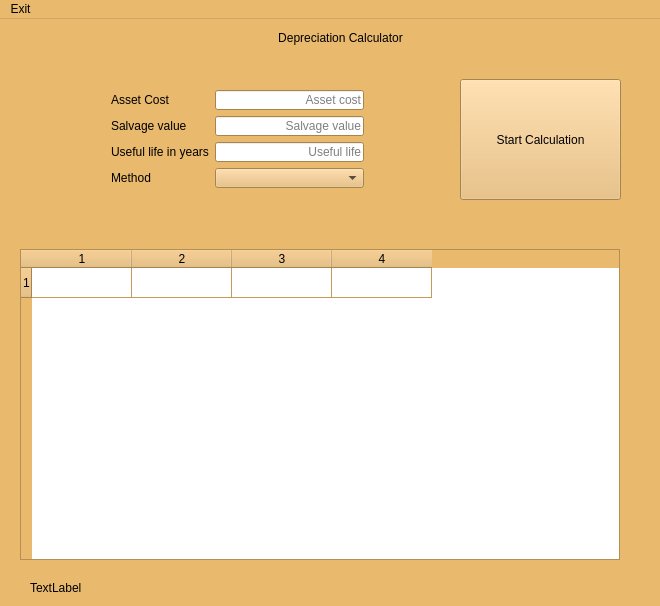
<?xml version="1.0" encoding="UTF-8"?>
<ui version="4.0">
 <class>DeprCalc</class>
 <widget class="QMainWindow" name="DeprCalc">
  <property name="geometry">
   <rect>
    <x>0</x>
    <y>0</y>
    <width>660</width>
    <height>606</height>
   </rect>
  </property>
  <property name="palette">
   <palette>
    <active>
     <colorrole role="WindowText">
      <brush brushstyle="SolidPattern">
       <color alpha="255">
        <red>0</red>
        <green>0</green>
        <blue>0</blue>
       </color>
      </brush>
     </colorrole>
     <colorrole role="Button">
      <brush brushstyle="SolidPattern">
       <color alpha="255">
        <red>233</red>
        <green>185</green>
        <blue>110</blue>
       </color>
      </brush>
     </colorrole>
     <colorrole role="Light">
      <brush brushstyle="SolidPattern">
       <color alpha="255">
        <red>255</red>
        <green>240</green>
        <blue>215</blue>
       </color>
      </brush>
     </colorrole>
     <colorrole role="Midlight">
      <brush brushstyle="SolidPattern">
       <color alpha="255">
        <red>244</red>
        <green>212</green>
        <blue>162</blue>
       </color>
      </brush>
     </colorrole>
     <colorrole role="Dark">
      <brush brushstyle="SolidPattern">
       <color alpha="255">
        <red>116</red>
        <green>92</green>
        <blue>55</blue>
       </color>
      </brush>
     </colorrole>
     <colorrole role="Mid">
      <brush brushstyle="SolidPattern">
       <color alpha="255">
        <red>155</red>
        <green>123</green>
        <blue>73</blue>
       </color>
      </brush>
     </colorrole>
     <colorrole role="Text">
      <brush brushstyle="SolidPattern">
       <color alpha="255">
        <red>0</red>
        <green>0</green>
        <blue>0</blue>
       </color>
      </brush>
     </colorrole>
     <colorrole role="BrightText">
      <brush brushstyle="SolidPattern">
       <color alpha="255">
        <red>255</red>
        <green>255</green>
        <blue>255</blue>
       </color>
      </brush>
     </colorrole>
     <colorrole role="ButtonText">
      <brush brushstyle="SolidPattern">
       <color alpha="255">
        <red>0</red>
        <green>0</green>
        <blue>0</blue>
       </color>
      </brush>
     </colorrole>
     <colorrole role="Base">
      <brush brushstyle="SolidPattern">
       <color alpha="255">
        <red>255</red>
        <green>255</green>
        <blue>255</blue>
       </color>
      </brush>
     </colorrole>
     <colorrole role="Window">
      <brush brushstyle="SolidPattern">
       <color alpha="255">
        <red>233</red>
        <green>185</green>
        <blue>110</blue>
       </color>
      </brush>
     </colorrole>
     <colorrole role="Shadow">
      <brush brushstyle="SolidPattern">
       <color alpha="255">
        <red>0</red>
        <green>0</green>
        <blue>0</blue>
       </color>
      </brush>
     </colorrole>
     <colorrole role="AlternateBase">
      <brush brushstyle="SolidPattern">
       <color alpha="255">
        <red>244</red>
        <green>220</green>
        <blue>182</blue>
       </color>
      </brush>
     </colorrole>
     <colorrole role="ToolTipBase">
      <brush brushstyle="SolidPattern">
       <color alpha="255">
        <red>255</red>
        <green>255</green>
        <blue>220</blue>
       </color>
      </brush>
     </colorrole>
     <colorrole role="ToolTipText">
      <brush brushstyle="SolidPattern">
       <color alpha="255">
        <red>0</red>
        <green>0</green>
        <blue>0</blue>
       </color>
      </brush>
     </colorrole>
     <colorrole role="PlaceholderText">
      <brush brushstyle="NoBrush">
       <color alpha="128">
        <red>0</red>
        <green>0</green>
        <blue>0</blue>
       </color>
      </brush>
     </colorrole>
    </active>
    <inactive>
     <colorrole role="WindowText">
      <brush brushstyle="SolidPattern">
       <color alpha="255">
        <red>0</red>
        <green>0</green>
        <blue>0</blue>
       </color>
      </brush>
     </colorrole>
     <colorrole role="Button">
      <brush brushstyle="SolidPattern">
       <color alpha="255">
        <red>233</red>
        <green>185</green>
        <blue>110</blue>
       </color>
      </brush>
     </colorrole>
     <colorrole role="Light">
      <brush brushstyle="SolidPattern">
       <color alpha="255">
        <red>255</red>
        <green>240</green>
        <blue>215</blue>
       </color>
      </brush>
     </colorrole>
     <colorrole role="Midlight">
      <brush brushstyle="SolidPattern">
       <color alpha="255">
        <red>244</red>
        <green>212</green>
        <blue>162</blue>
       </color>
      </brush>
     </colorrole>
     <colorrole role="Dark">
      <brush brushstyle="SolidPattern">
       <color alpha="255">
        <red>116</red>
        <green>92</green>
        <blue>55</blue>
       </color>
      </brush>
     </colorrole>
     <colorrole role="Mid">
      <brush brushstyle="SolidPattern">
       <color alpha="255">
        <red>155</red>
        <green>123</green>
        <blue>73</blue>
       </color>
      </brush>
     </colorrole>
     <colorrole role="Text">
      <brush brushstyle="SolidPattern">
       <color alpha="255">
        <red>0</red>
        <green>0</green>
        <blue>0</blue>
       </color>
      </brush>
     </colorrole>
     <colorrole role="BrightText">
      <brush brushstyle="SolidPattern">
       <color alpha="255">
        <red>255</red>
        <green>255</green>
        <blue>255</blue>
       </color>
      </brush>
     </colorrole>
     <colorrole role="ButtonText">
      <brush brushstyle="SolidPattern">
       <color alpha="255">
        <red>0</red>
        <green>0</green>
        <blue>0</blue>
       </color>
      </brush>
     </colorrole>
     <colorrole role="Base">
      <brush brushstyle="SolidPattern">
       <color alpha="255">
        <red>255</red>
        <green>255</green>
        <blue>255</blue>
       </color>
      </brush>
     </colorrole>
     <colorrole role="Window">
      <brush brushstyle="SolidPattern">
       <color alpha="255">
        <red>233</red>
        <green>185</green>
        <blue>110</blue>
       </color>
      </brush>
     </colorrole>
     <colorrole role="Shadow">
      <brush brushstyle="SolidPattern">
       <color alpha="255">
        <red>0</red>
        <green>0</green>
        <blue>0</blue>
       </color>
      </brush>
     </colorrole>
     <colorrole role="AlternateBase">
      <brush brushstyle="SolidPattern">
       <color alpha="255">
        <red>244</red>
        <green>220</green>
        <blue>182</blue>
       </color>
      </brush>
     </colorrole>
     <colorrole role="ToolTipBase">
      <brush brushstyle="SolidPattern">
       <color alpha="255">
        <red>255</red>
        <green>255</green>
        <blue>220</blue>
       </color>
      </brush>
     </colorrole>
     <colorrole role="ToolTipText">
      <brush brushstyle="SolidPattern">
       <color alpha="255">
        <red>0</red>
        <green>0</green>
        <blue>0</blue>
       </color>
      </brush>
     </colorrole>
     <colorrole role="PlaceholderText">
      <brush brushstyle="NoBrush">
       <color alpha="128">
        <red>0</red>
        <green>0</green>
        <blue>0</blue>
       </color>
      </brush>
     </colorrole>
    </inactive>
    <disabled>
     <colorrole role="WindowText">
      <brush brushstyle="SolidPattern">
       <color alpha="255">
        <red>116</red>
        <green>92</green>
        <blue>55</blue>
       </color>
      </brush>
     </colorrole>
     <colorrole role="Button">
      <brush brushstyle="SolidPattern">
       <color alpha="255">
        <red>233</red>
        <green>185</green>
        <blue>110</blue>
       </color>
      </brush>
     </colorrole>
     <colorrole role="Light">
      <brush brushstyle="SolidPattern">
       <color alpha="255">
        <red>255</red>
        <green>240</green>
        <blue>215</blue>
       </color>
      </brush>
     </colorrole>
     <colorrole role="Midlight">
      <brush brushstyle="SolidPattern">
       <color alpha="255">
        <red>244</red>
        <green>212</green>
        <blue>162</blue>
       </color>
      </brush>
     </colorrole>
     <colorrole role="Dark">
      <brush brushstyle="SolidPattern">
       <color alpha="255">
        <red>116</red>
        <green>92</green>
        <blue>55</blue>
       </color>
      </brush>
     </colorrole>
     <colorrole role="Mid">
      <brush brushstyle="SolidPattern">
       <color alpha="255">
        <red>155</red>
        <green>123</green>
        <blue>73</blue>
       </color>
      </brush>
     </colorrole>
     <colorrole role="Text">
      <brush brushstyle="SolidPattern">
       <color alpha="255">
        <red>116</red>
        <green>92</green>
        <blue>55</blue>
       </color>
      </brush>
     </colorrole>
     <colorrole role="BrightText">
      <brush brushstyle="SolidPattern">
       <color alpha="255">
        <red>255</red>
        <green>255</green>
        <blue>255</blue>
       </color>
      </brush>
     </colorrole>
     <colorrole role="ButtonText">
      <brush brushstyle="SolidPattern">
       <color alpha="255">
        <red>116</red>
        <green>92</green>
        <blue>55</blue>
       </color>
      </brush>
     </colorrole>
     <colorrole role="Base">
      <brush brushstyle="SolidPattern">
       <color alpha="255">
        <red>233</red>
        <green>185</green>
        <blue>110</blue>
       </color>
      </brush>
     </colorrole>
     <colorrole role="Window">
      <brush brushstyle="SolidPattern">
       <color alpha="255">
        <red>233</red>
        <green>185</green>
        <blue>110</blue>
       </color>
      </brush>
     </colorrole>
     <colorrole role="Shadow">
      <brush brushstyle="SolidPattern">
       <color alpha="255">
        <red>0</red>
        <green>0</green>
        <blue>0</blue>
       </color>
      </brush>
     </colorrole>
     <colorrole role="AlternateBase">
      <brush brushstyle="SolidPattern">
       <color alpha="255">
        <red>233</red>
        <green>185</green>
        <blue>110</blue>
       </color>
      </brush>
     </colorrole>
     <colorrole role="ToolTipBase">
      <brush brushstyle="SolidPattern">
       <color alpha="255">
        <red>255</red>
        <green>255</green>
        <blue>220</blue>
       </color>
      </brush>
     </colorrole>
     <colorrole role="ToolTipText">
      <brush brushstyle="SolidPattern">
       <color alpha="255">
        <red>0</red>
        <green>0</green>
        <blue>0</blue>
       </color>
      </brush>
     </colorrole>
     <colorrole role="PlaceholderText">
      <brush brushstyle="NoBrush">
       <color alpha="128">
        <red>0</red>
        <green>0</green>
        <blue>0</blue>
       </color>
      </brush>
     </colorrole>
    </disabled>
   </palette>
  </property>
  <property name="windowTitle">
   <string>Depreciation Calculator</string>
  </property>
  <widget class="QWidget" name="centralWidget">
   <widget class="QPushButton" name="btn_Start">
    <property name="geometry">
     <rect>
      <x>460</x>
      <y>60</y>
      <width>161</width>
      <height>121</height>
     </rect>
    </property>
    <property name="text">
     <string>Start Calculation</string>
    </property>
   </widget>
   <widget class="QTableWidget" name="table_Result">
    <property name="geometry">
     <rect>
      <x>20</x>
      <y>230</y>
      <width>600</width>
      <height>311</height>
     </rect>
    </property>
    <property name="autoFillBackground">
     <bool>true</bool>
    </property>
    <property name="sizeAdjustPolicy">
     <enum>QAbstractScrollArea::AdjustIgnored</enum>
    </property>
    <property name="rowCount">
     <number>1</number>
    </property>
    <property name="columnCount">
     <number>4</number>
    </property>
    <row/>
    <column/>
    <column/>
    <column/>
    <column/>
   </widget>
   <widget class="QLabel" name="lbl_Title">
    <property name="geometry">
     <rect>
      <x>250</x>
      <y>10</y>
      <width>181</width>
      <height>17</height>
     </rect>
    </property>
    <property name="text">
     <string>Depreciation Calculator</string>
    </property>
    <property name="alignment">
     <set>Qt::AlignCenter</set>
    </property>
   </widget>
   <widget class="QWidget" name="layoutWidget">
    <property name="geometry">
     <rect>
      <x>100</x>
      <y>60</y>
      <width>275</width>
      <height>120</height>
     </rect>
    </property>
    <layout class="QFormLayout" name="formLayout">
     <item row="0" column="0">
      <widget class="QLabel" name="lbl_cost">
       <property name="text">
        <string>Asset Cost</string>
       </property>
      </widget>
     </item>
     <item row="0" column="1">
      <widget class="QLineEdit" name="ledit_cost">
       <property name="inputMask">
        <string/>
       </property>
       <property name="text">
        <string/>
       </property>
       <property name="alignment">
        <set>Qt::AlignRight|Qt::AlignTrailing|Qt::AlignVCenter</set>
       </property>
       <property name="placeholderText">
        <string>Asset cost</string>
       </property>
      </widget>
     </item>
     <item row="1" column="0">
      <widget class="QLabel" name="lbl_s_value">
       <property name="text">
        <string>Salvage value</string>
       </property>
      </widget>
     </item>
     <item row="1" column="1">
      <widget class="QLineEdit" name="ledit_s_value">
       <property name="inputMask">
        <string/>
       </property>
       <property name="alignment">
        <set>Qt::AlignRight|Qt::AlignTrailing|Qt::AlignVCenter</set>
       </property>
       <property name="placeholderText">
        <string>Salvage value</string>
       </property>
      </widget>
     </item>
     <item row="2" column="0">
      <widget class="QLabel" name="lbl_u_life">
       <property name="text">
        <string>Useful life in years</string>
       </property>
      </widget>
     </item>
     <item row="2" column="1">
      <widget class="QLineEdit" name="ledit_u_life">
       <property name="inputMask">
        <string/>
       </property>
       <property name="alignment">
        <set>Qt::AlignRight|Qt::AlignTrailing|Qt::AlignVCenter</set>
       </property>
       <property name="placeholderText">
        <string>Useful life</string>
       </property>
      </widget>
     </item>
     <item row="3" column="0">
      <widget class="QLabel" name="lbl_method">
       <property name="text">
        <string>Method</string>
       </property>
      </widget>
     </item>
     <item row="3" column="1">
      <widget class="QComboBox" name="cmb_Method">
       <property name="currentIndex">
        <number>-1</number>
       </property>
       <property name="sizeAdjustPolicy">
        <enum>QComboBox::AdjustToMinimumContentsLength</enum>
       </property>
      </widget>
     </item>
    </layout>
   </widget>
   <widget class="QLabel" name="lbl_tmp">
    <property name="geometry">
     <rect>
      <x>30</x>
      <y>560</y>
      <width>131</width>
      <height>17</height>
     </rect>
    </property>
    <property name="text">
     <string>TextLabel</string>
    </property>
   </widget>
  </widget>
  <widget class="QMenuBar" name="menuBar">
   <property name="geometry">
    <rect>
     <x>0</x>
     <y>0</y>
     <width>660</width>
     <height>22</height>
    </rect>
   </property>
   <widget class="QMenu" name="menuExit">
    <property name="title">
     <string>Exit</string>
    </property>
    <addaction name="actionExit_Program"/>
   </widget>
   <addaction name="menuExit"/>
  </widget>
  <action name="actionExit_Program">
   <property name="text">
    <string>Exit Program</string>
   </property>
  </action>
 </widget>
 <layoutdefault spacing="6" margin="11"/>
 <resources/>
 <connections/>
</ui>
